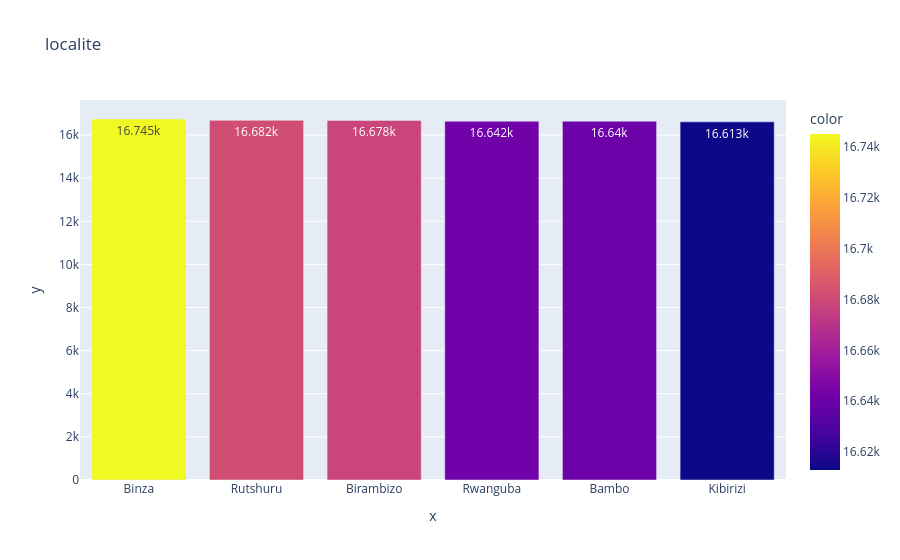
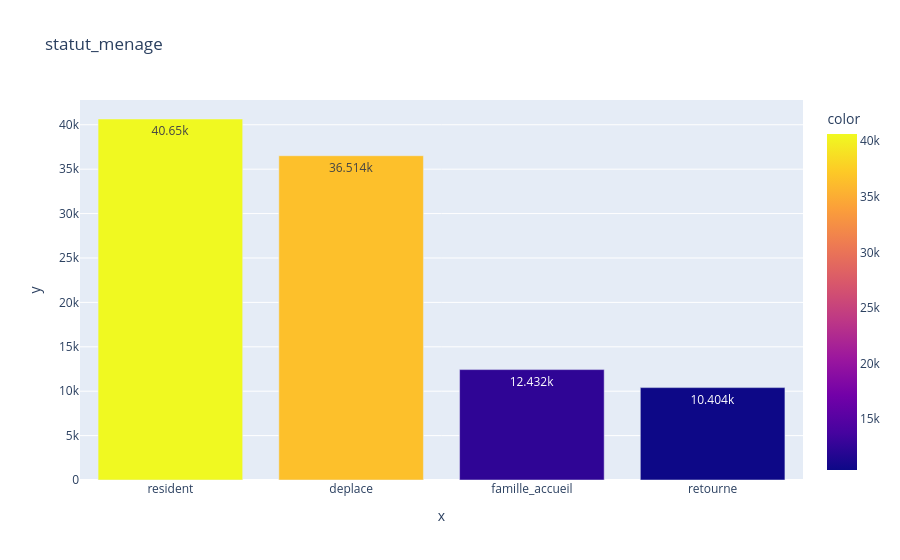
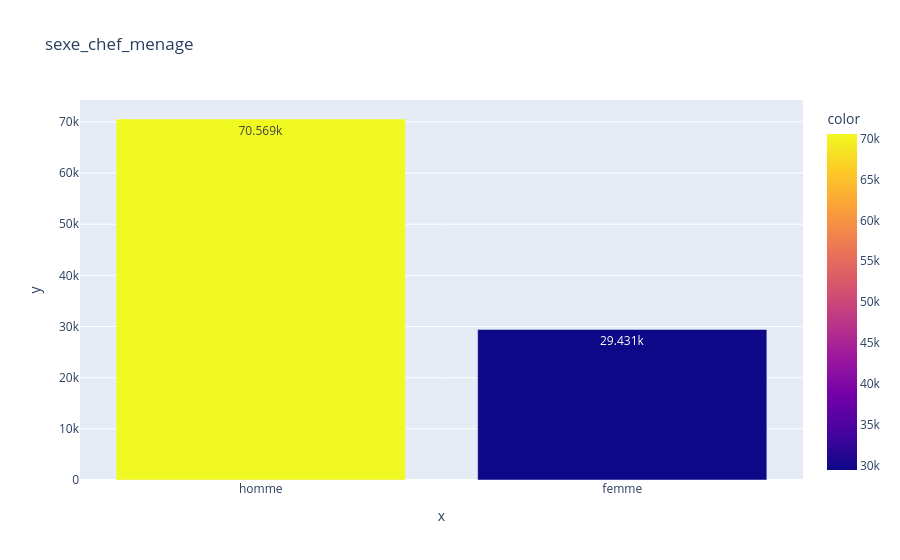
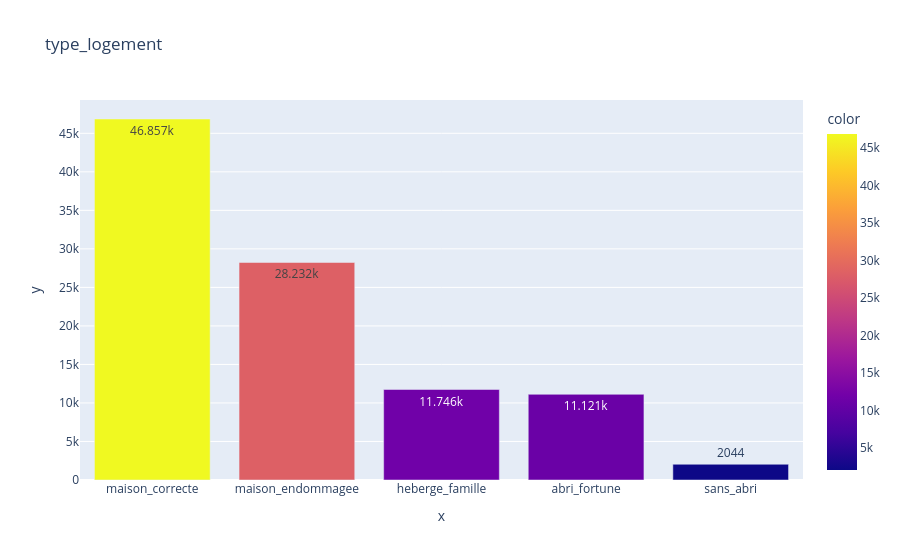

The cell these charts' notebook holds for them, in order:
### Code cell
# Countplots des principales variables catégorielles
# il y a 45 colonnes catégorielles, on regarde celles qui comptent le plus dans le ciblage
cols = ['localite', 'statut_menage', 'sexe_chef_menage', 'type_logement', 'source_revenu', 'source_eau', 'acces_soins', 'assistance_3_derniers_mois']
for col in cols:
    countplot_func(col)

### Figure 1 — Plotly figure (JSON) as saved in the notebook; plotly's stock layout.template omitted (floating-point values rounded to 4 significant figures)
{"data": [{"hovertemplate": "x=%{x}<br>y=%{y}<br>color=%{marker.color}<extra></extra>", "legendgroup": "", "marker": {"color": [16745, 16682, 16678, 16642, 16640, 16613], "coloraxis": "coloraxis", "pattern": {"shape": ""}}, "name": "", "orientation": "v", "showlegend": false, "textposition": "auto", "texttemplate": "%{y}", "type": "bar", "x": ["Binza", "Rutshuru", "Birambizo", "Rwanguba", "Bambo", "Kibirizi"], "xaxis": "x", "y": [16745, 16682, 16678, 16642, 16640, 16613], "yaxis": "y"}], "layout": {"barmode": "relative", "coloraxis": {"colorbar": {"title": {"text": "color"}}, "colorscale": [[0.0, "#0d0887"], [0.1111, "#46039f"], [0.2222, "#7201a8"], [0.3333, "#9c179e"], [0.4444, "#bd3786"], [0.5556, "#d8576b"], [0.6667, "#ed7953"], [0.7778, "#fb9f3a"], [0.8889, "#fdca26"], [1.0, "#f0f921"]]}, "legend": {"tracegroupgap": 0}, "title": {"text": "localite"}, "xaxis": {"anchor": "y", "domain": [0.0, 1.0], "title": {"text": "x"}}, "yaxis": {"anchor": "x", "domain": [0.0, 1.0], "title": {"text": "y"}}}}

### Figure 2 — Plotly figure (JSON) as saved in the notebook; plotly's stock layout.template omitted (floating-point values rounded to 4 significant figures)
{"data": [{"hovertemplate": "x=%{x}<br>y=%{y}<br>color=%{marker.color}<extra></extra>", "legendgroup": "", "marker": {"color": [40650, 36514, 12432, 10404], "coloraxis": "coloraxis", "pattern": {"shape": ""}}, "name": "", "orientation": "v", "showlegend": false, "textposition": "auto", "texttemplate": "%{y}", "type": "bar", "x": ["resident", "deplace", "famille_accueil", "retourne"], "xaxis": "x", "y": [40650, 36514, 12432, 10404], "yaxis": "y"}], "layout": {"barmode": "relative", "coloraxis": {"colorbar": {"title": {"text": "color"}}, "colorscale": [[0.0, "#0d0887"], [0.1111, "#46039f"], [0.2222, "#7201a8"], [0.3333, "#9c179e"], [0.4444, "#bd3786"], [0.5556, "#d8576b"], [0.6667, "#ed7953"], [0.7778, "#fb9f3a"], [0.8889, "#fdca26"], [1.0, "#f0f921"]]}, "legend": {"tracegroupgap": 0}, "title": {"text": "statut_menage"}, "xaxis": {"anchor": "y", "domain": [0.0, 1.0], "title": {"text": "x"}}, "yaxis": {"anchor": "x", "domain": [0.0, 1.0], "title": {"text": "y"}}}}

### Figure 3 — Plotly figure (JSON) as saved in the notebook; plotly's stock layout.template omitted (floating-point values rounded to 4 significant figures)
{"data": [{"hovertemplate": "x=%{x}<br>y=%{y}<br>color=%{marker.color}<extra></extra>", "legendgroup": "", "marker": {"color": [70569, 29431], "coloraxis": "coloraxis", "pattern": {"shape": ""}}, "name": "", "orientation": "v", "showlegend": false, "textposition": "auto", "texttemplate": "%{y}", "type": "bar", "x": ["homme", "femme"], "xaxis": "x", "y": [70569, 29431], "yaxis": "y"}], "layout": {"barmode": "relative", "coloraxis": {"colorbar": {"title": {"text": "color"}}, "colorscale": [[0.0, "#0d0887"], [0.1111, "#46039f"], [0.2222, "#7201a8"], [0.3333, "#9c179e"], [0.4444, "#bd3786"], [0.5556, "#d8576b"], [0.6667, "#ed7953"], [0.7778, "#fb9f3a"], [0.8889, "#fdca26"], [1.0, "#f0f921"]]}, "legend": {"tracegroupgap": 0}, "title": {"text": "sexe_chef_menage"}, "xaxis": {"anchor": "y", "domain": [0.0, 1.0], "title": {"text": "x"}}, "yaxis": {"anchor": "x", "domain": [0.0, 1.0], "title": {"text": "y"}}}}

### Figure 4 — Plotly figure (JSON) as saved in the notebook; plotly's stock layout.template omitted (floating-point values rounded to 4 significant figures)
{"data": [{"hovertemplate": "x=%{x}<br>y=%{y}<br>color=%{marker.color}<extra></extra>", "legendgroup": "", "marker": {"color": [46857, 28232, 11746, 11121, 2044], "coloraxis": "coloraxis", "pattern": {"shape": ""}}, "name": "", "orientation": "v", "showlegend": false, "textposition": "auto", "texttemplate": "%{y}", "type": "bar", "x": ["maison_correcte", "maison_endommagee", "heberge_famille", "abri_fortune", "sans_abri"], "xaxis": "x", "y": [46857, 28232, 11746, 11121, 2044], "yaxis": "y"}], "layout": {"barmode": "relative", "coloraxis": {"colorbar": {"title": {"text": "color"}}, "colorscale": [[0.0, "#0d0887"], [0.1111, "#46039f"], [0.2222, "#7201a8"], [0.3333, "#9c179e"], [0.4444, "#bd3786"], [0.5556, "#d8576b"], [0.6667, "#ed7953"], [0.7778, "#fb9f3a"], [0.8889, "#fdca26"], [1.0, "#f0f921"]]}, "legend": {"tracegroupgap": 0}, "title": {"text": "type_logement"}, "xaxis": {"anchor": "y", "domain": [0.0, 1.0], "title": {"text": "x"}}, "yaxis": {"anchor": "x", "domain": [0.0, 1.0], "title": {"text": "y"}}}}
